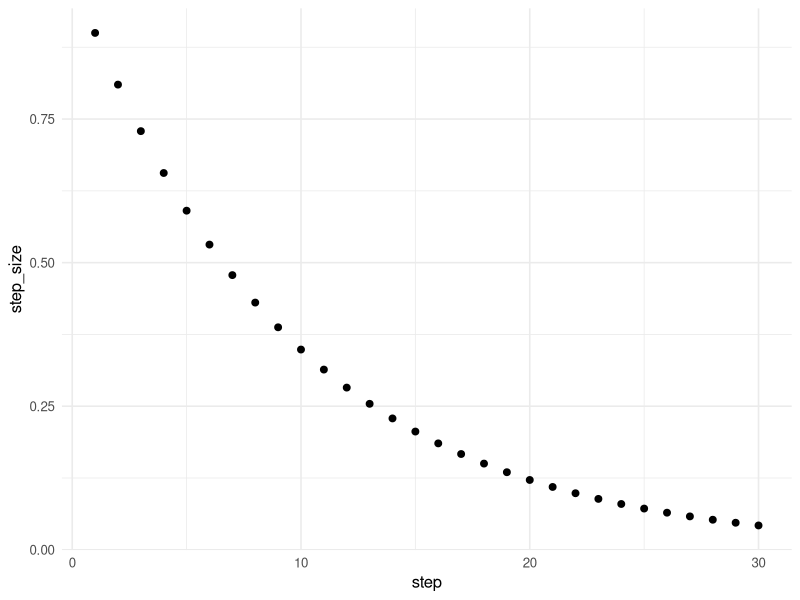
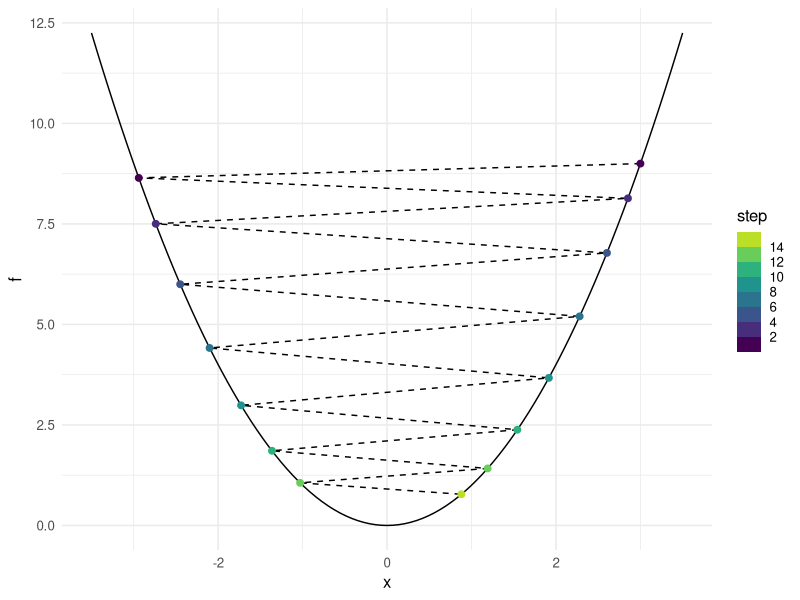
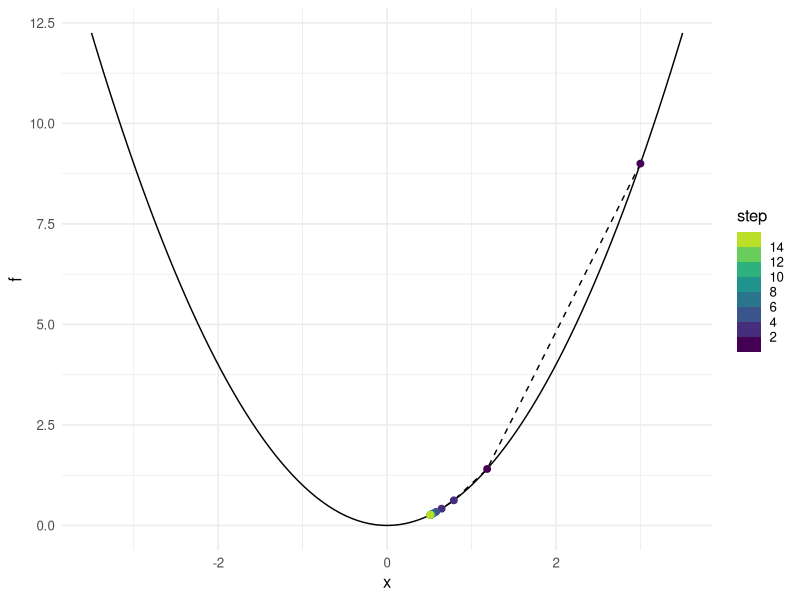
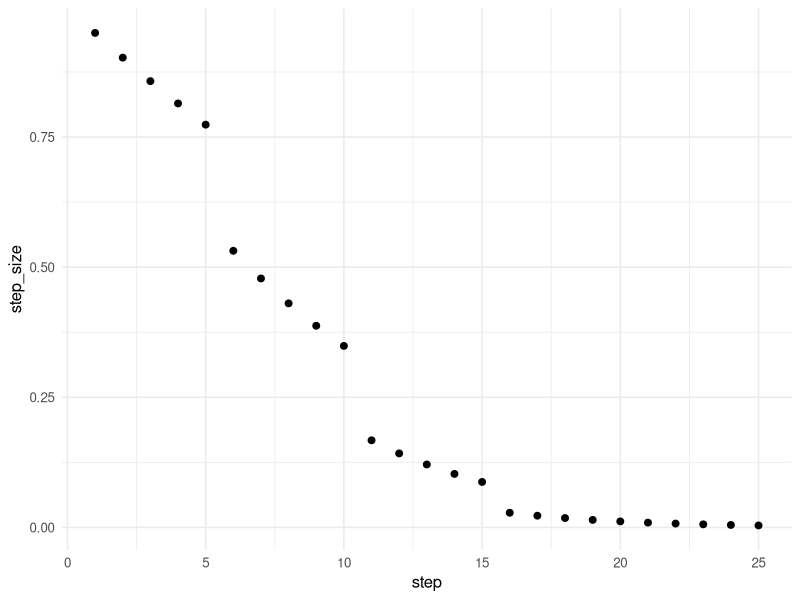
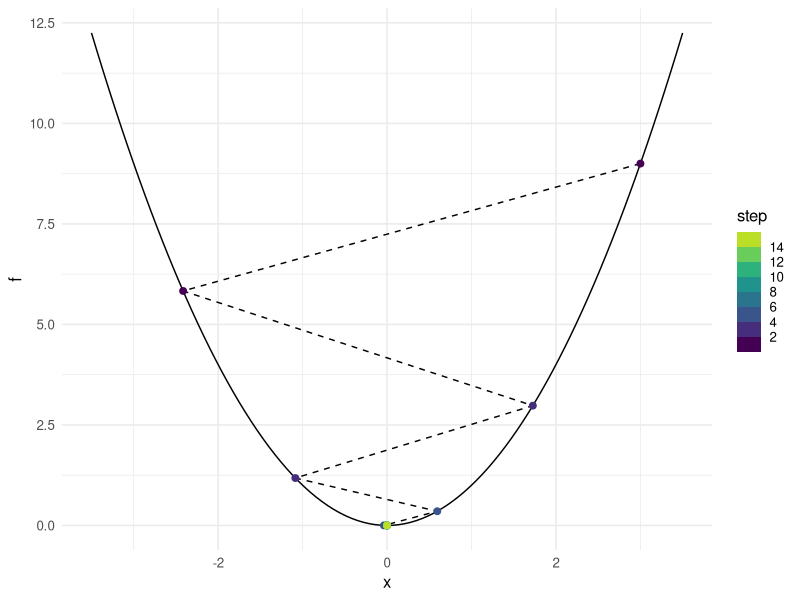
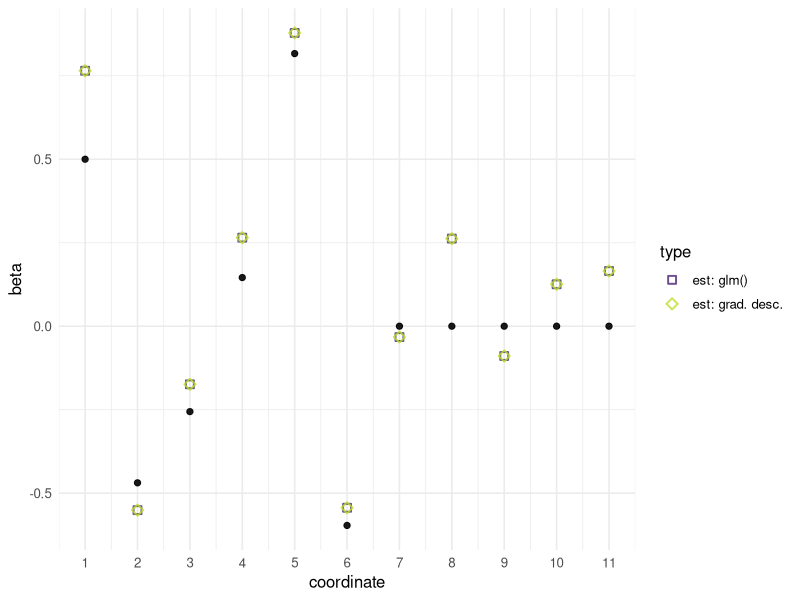
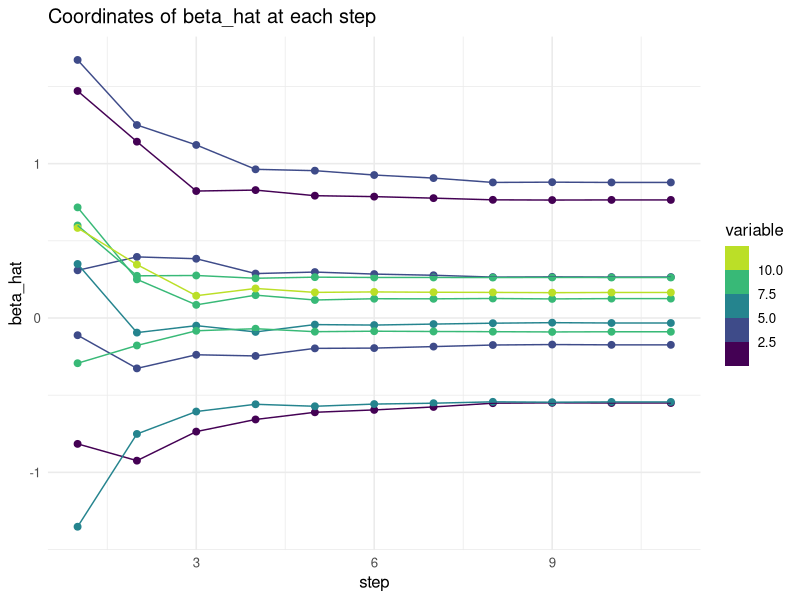
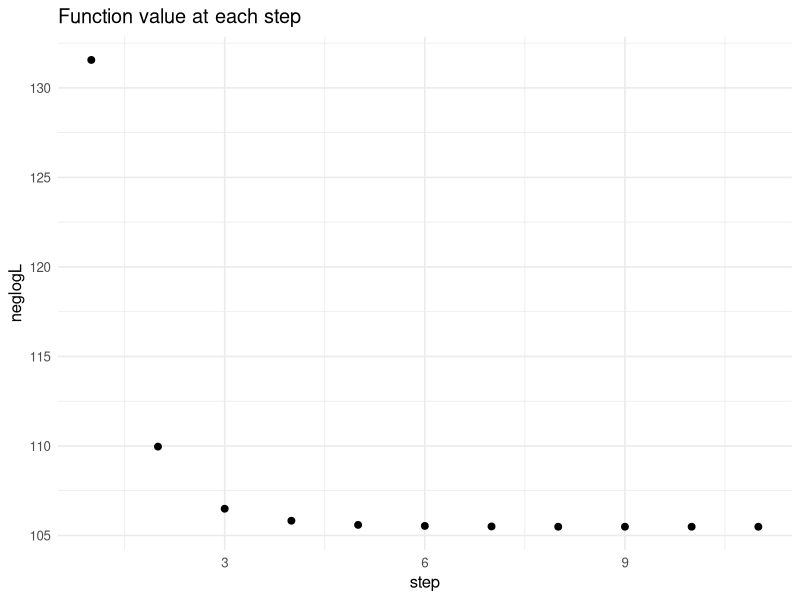

Here is the R script that generated these plots, in order:
## ---- chunk 1
library(tidyverse)
theme_set(theme_minimal(base_size = 12))
## ---- chunk 2
# Function to minimize
f <- function(x) x^4
# Derivative (because it's univariate)
grad_f <- function(x) 4 * x^3
xn <- 1 # starting point
fn <- f(xn)
step_size <- .1
for (step in 1:5) {
  # Update step
  xn <- xn - step_size * grad_f(xn)
  # Show results
  cat(paste0("At step ", step,
             ", xn = ", round(xn, 5),
             " and f(xn) = ", round(f(xn), 5)), "\n")
}
## ---- chunk 3
gamma <- .9
data.frame(step = 1:30) |> 
  mutate(step_size = gamma^step) |>
  ggplot(aes(x = step, y = step_size)) + geom_point(size = 2)
## ---- chunk 4
f <- function(x) x^2 # Function to optimize
grad_f <- function(x) 2 * x # Gradient of f
max_steps <- 15
x0 <- 3 # starting point
gamma <- .995
# ... (rest of the code not displayed)
## ---- chunk 5
# Tracking the path for plotting
xnext <- x0
algorithm_path <- 
  data.frame(step = 1:max_steps,
             x = numeric(max_steps),
             f = numeric(max_steps))
step <- 1
algorithm_path$x[step] <- xnext
algorithm_path$f[step] <- f(xnext)
# Main loop of gradient descent
while (step < max_steps) {
  xlast <- xnext
  step <- step + 1
  # Updating x, notice the step size
  xnext <- xlast - gamma^step * grad_f(xlast)
  # Tracking x and f(x) for plot
  algorithm_path$x[step] <- xnext
  algorithm_path$f[step] <- f(xnext)
}
## ---- chunk 6
ggplot() +
  xlim(-x0 -.5, x0 +.5) +
  # Show f(x)
  geom_function(fun = f) + 
  # Show alg. path
 geom_path(aes(x, f), linetype = "dashed",
    data = algorithm_path) + 
 geom_point(aes(x, f, color = step),
    data = algorithm_path, size = 2) +
  scale_color_binned(type = "viridis", n.breaks = 8, end = .9)
## ---- chunk 7
gamma <- .55
## ---- chunk 8
algorithm_path <- 
  data.frame(step = 1:max_steps,
             x = numeric(max_steps),
             f = numeric(max_steps))
step <- 1
algorithm_path$x[step] <- x0
algorithm_path$f[step] <- f(x0)
while (step < max_steps) {
  xlast <- algorithm_path$x[step]
  step <- step + 1
  xnext <- xlast - gamma^step * grad_f(xlast)
  algorithm_path$x[step] <- xnext
  algorithm_path$f[step] <- f(xnext)
}
ggplot() +
  xlim(-x0 -.5, x0 +.5) +
  geom_function(fun = f) + 
 geom_path(aes(x, f), linetype = "dashed",
    data = algorithm_path) + 
 geom_point(aes(x, f, color = step),
    data = algorithm_path, size = 2) +
  scale_color_binned(type = "viridis", n.breaks = 8, end = .9)
## ---- chunk 9
grad_f(xnext) # numerically close to zero?
## ---- chunk 10
gamma^step * grad_f(xnext)
## ---- chunk 11
gamma <- c(rep(.95, 5), rep(.9, 5), rep(.85, 5), rep(.8, 10))
data.frame(step = 1:25, gamma = gamma) |> 
  mutate(step_size = gamma^step) |>
  ggplot(aes(x = step, y = step_size)) + geom_point(size = 2)
## ---- chunk 12
# Tracking the path for plotting
algorithm_path <- 
  data.frame(step = 1:max_steps,
             x = numeric(max_steps),
             f = numeric(max_steps))
step <- 1
algorithm_path$x[step] <- x0
algorithm_path$f[step] <- f(x0)
# Main loop of gradient descent
while (step < max_steps) {
  xlast <- algorithm_path$x[step]
  step <- step + 1
  # Updating x, notice the step size
  xnext <- xlast - gamma[step]^step * grad_f(xlast)
  # Tracking x and f(x) for plot
  algorithm_path$x[step] <- xnext
  algorithm_path$f[step] <- f(xnext)
}
# Plot results
ggplot() +
  xlim(-x0-.5, x0+.5) +
  # Show f(x)
  geom_function(fun = f) + 
  # Show alg. path
 geom_path(aes(x, f), linetype = "dashed",
    data = algorithm_path) + 
 geom_point(aes(x, f, color = step),
    data = algorithm_path, size = 2) +
  scale_color_binned(type = "viridis", n.breaks = 8, end = .9)
## ---- chunk 13
# See e.g. lecture slides 
neglogL <- function(X, Y, beta) {
  Xbeta <- X %*% beta
  expXbeta <- exp(-Xbeta)
  exp_ratio <- 1/(1+expXbeta)
  -sum(Y * log(exp_ratio) + (1-Y) * log(1-exp_ratio))
}
## ---- chunk 14
# Note: This value of h is chosen to be
# on the order of magnitude of the cube-root
# of .Machine$double.eps, which helps avoid
# some numerical approximation errors
numeric_grad <- function(X, Y, beta, h = 1e-06) {
  # Approximate each coordinate of the gradient
  numerator <- sapply(1:length(beta), function(j) {
    H <- rep(0, length(beta))
    H[j] <- h # step in each coordinate j
    neglogL(X, Y, beta + H) - neglogL(X, Y, beta - H)
  })
  numerator / (2*h)
}
## ---- chunk 15
# Setting parameters
set.seed(1)
# Try changing some parameters
n <- 200
p <- 10
sparsity <- p/2
nonzero_beta <- runif(sparsity, min = -1, max = 1)
# or, e.g. rep(1, sparsity), runif(sparsity, min = -1, max = 1)
true_beta <- c(.5, nonzero_beta, rep(0, p - sparsity))
## ---- chunk 16
# Generating simulated data
X <- cbind(rep(1, n), matrix(rnorm(n*p), nrow = n))
mu <- X %*% true_beta
px <- exp(mu)/(1+exp(mu))
Y <- rbinom(n, 1, prob = px)
train_ld <- data.frame(y = as.factor(Y), x = X)
fit_glm <- glm(Y ~ X-1, family = "binomial")
# to compare with our results later
## ---- chunk 17
max_steps <- 50 # try ~3 for comparison
beta_prev2 <- rnorm(ncol(X)) # random start
#beta_prev2 <- c(mean(Y), cor(X[,-1], Y)) # "warm" start
grad_prev2 <- numeric_grad(X, Y, beta_prev2)
beta_prev1 <- beta_prev2 + 0.1 * grad_prev2 / sqrt(sum(grad_prev2^2)) #some ascending update
grad_prev1 <- numeric_grad(X, Y, beta_prev1)
previous_loss <- neglogL(X, Y, beta_prev2)
next_loss <- neglogL(X, Y, beta_prev1)
steps <- 1
## ---- chunk 18
# Store coefficient path
beta_mat <- rbind(beta_prev2,
                  beta_prev1,
                  matrix(0, nrow = max_steps - 1, ncol = ncol(X)))
rownames(beta_mat) <- NULL
beta_path <- data.frame(step = 0:max_steps,
                        neglogL = c(previous_loss, next_loss, rep(0, max_steps - 1)),
                        b = beta_mat) |>
  rename_with(~str_remove(.x, 'b.'))
## ---- chunk 19
tol <- 1e-5
while (abs(previous_loss - next_loss) > tol) {
  # Compute BB step size
  grad_diff <- grad_prev1 - grad_prev2
  step_BB <- abs(sum((beta_prev1 - beta_prev2) * grad_diff)) / sum(grad_diff^2)
  beta_prev2 <- beta_prev1 # for the (n+1)-th step, beta_{n} becomes beta_{n-1}
  
  # Update step
  beta_prev1 <- beta_prev1 - step_BB * grad_prev1 # update the newest parameter
  
  # Shift previous steps
  grad_prev2 <- grad_prev1
  grad_prev1 <- numeric_grad(X, Y, beta_prev1)  
  previous_loss <- next_loss
  next_loss <- neglogL(X, Y, beta_prev1)
  
  # Print beta values and loss for the first 5 steps
  if (steps <= 5) {
    cat("Step ", steps, ":\n")
    cat("Beta_prev2: ", beta_prev2, "\n")
    cat("Beta_prev1: ", beta_prev1, "\n")
    cat("Loss: ", next_loss, "\n\n")
  }
  
  # Print loss every 5 steps, track path, control loop
  if (round(steps / 5) == steps / 5) print(previous_loss)
  steps <- steps + 1
  beta_path[steps, 2] <- next_loss
  beta_path[steps, 3:ncol(beta_path)] <- beta_prev1
  if (steps > max_steps) break
}
## ---- chunk 20
steps - 1 # not counting starting point
## ---- chunk 21
beta_plot_df <- data.frame(
  coordinate = 1:11,
  beta = c(true_beta, fit_glm |> coef(), beta_prev1),
  type = c(rep("true beta", p+1), rep("est: glm()", p+1), rep("est: grad. desc.", p+1)))

beta_plot_df |>
  filter(type != "true beta") |>
  ggplot(aes(coordinate, beta, color = type)) +
  geom_point(alpha = .8, size = 2, stroke = 1, aes(shape = type)) +
  scale_shape_manual(values = c(0, 5)) +
  geom_point(size = 1.8, color = "black", alpha = .9, data = beta_plot_df |> filter(type == "true beta")) +
  scale_color_viridis_d(begin = .1, end = .9, direction = 1) +
  scale_x_continuous(breaks = 1:11)
## ---- chunk 22
beta_path <- beta_path[1:steps, ]
beta_long <- beta_path[-1, ] |>
  pivot_longer(cols = num_range("", 1:(p+1)),
               names_to = "variable",
               values_to = "beta_hat") |>
  mutate(variable = as.numeric(variable))
beta_long |>
  ggplot(aes(x = step,
             y = beta_hat,
             group = variable,
             color = variable)) +
  geom_point(size = 2) + 
  geom_line() + 
  scale_color_viridis_b(end = .9) +
  ggtitle("Coordinates of beta_hat at each step")
## ---- chunk 23
beta_path[-1, ] |>
  ggplot(aes(step, neglogL)) +
  geom_point(size = 2) +
  scale_x_continuous(breaks = (1:4) * floor(steps/4)) +
  ggtitle("Function value at each step")
## ---- chunk 24
distances <- sapply(2:steps, function(step) {
 sqrt(sum((beta_path[step, -c(1:2)] - beta_path[step-1, -c(1:2)])^2))
})
data.frame(step = 1:length(distances),
           distance = distances) |>
  ggplot(aes(step, distance)) + 
  scale_x_continuous(breaks = (1:4) * floor(steps/4)) +
  geom_point(size = 2) + ggtitle("Euclidean distance traversed per update")
## ---- chunk 25
set.seed(1) # comment/uncomment/change this
n <- 100
p <- 400
X <- matrix(rnorm(n*p), nrow = n)
beta <- rpois(p, lambda = 1.5)
SGD_starting_beta <- rnorm(p) # generate once
#beta <- sample(c(-1, 0, 0, 1), p, replace = TRUE)
sigma <- 2
y <- X %*% beta + rnorm(n, sd = sigma)
# sparsity level
sum(beta != 0)
## ---- chunk 26
# Loss function
least_squares_loss <- function(x, y, beta) {
  residuals <- y - x %*% beta
  sum(residuals^2)
}
## ---- chunk 27
# Gradient of the loss function
least_squares_gradient <- function(x, y, beta) {
  residuals <- y - x %*% beta
  -2 * t(x) %*% residuals
}
## ---- chunk 28
batch_size <- 10
batch_indices <- sample(1:nrow(X), batch_size)
X_batch <- X[batch_indices, , drop = FALSE]
y_batch <- y[batch_indices]
gradient_batch <- least_squares_gradient(X_batch, y_batch, SGD_starting_beta)
dim(X_batch)
length(y_batch)
dim(gradient_batch)
## ---- chunk 29
epochs <- 40 # decrease for early stopping?
batch_size <- 8 # for batch SGD
gamma <- 0.9
beta_hat <- SGD_starting_beta # generated once above
#beta_hat <- rnorm(p) # random start
num_batches <- ceiling(n/batch_size)
steps <- epochs * num_batches
SGD_path <- data.frame(step = 1:steps,
                       epoch = numeric(steps),
                       gamma = numeric(steps),
                       loss = numeric(steps),
                       MSE = numeric(steps),
                       beta_hat_norm = numeric(steps),
                       gradient_norm = numeric(steps))
start_time <- Sys.time()
step <- 1
for (epoch in 1:epochs) {
  # Pass over sample in a random order each time
  shuffled_indices <- sample(1:n, n, replace = TRUE)
  
  for (batch in 1:num_batches) {
    batch_start <- 1 + batch_size * (batch - 1)
    batch_end <- min(batch_size * batch, nrow(X))
    batch_indices <- shuffled_indices[batch_start:batch_end]
   # Mini-batch
    X_batch <- X[batch_indices, , drop = FALSE]
    y_batch <- y[batch_indices]
    # Update beta_hat
   gradient_batch <- least_squares_gradient(X_batch, y_batch, beta_hat)
   gradient_norm <- sqrt(sum(gradient_batch^2))
   beta_hat <- beta_hat - gamma^epoch * gradient_batch / (1e-8 + gradient_norm)
   LS_loss <- least_squares_loss(X, y, beta_hat)

  # Store algorithm path information
  SGD_path[step, ] <- c(step,
                        epoch,
                        gamma^epoch,
                        LS_loss,
                        mean((beta_hat - beta)^2),
                        sqrt(sum(beta_hat^2)),
                        gradient_norm)
  step <- step + 1
  }
}

print(Sys.time() - start_time)
## ---- chunk 30
SGD_epoch <- SGD_path |>
  select(-step) |>
  group_by(epoch) |>
  summarize(across(where(is.numeric), mean))
SGD_epoch |>
  ggplot(aes(epoch, gamma)) + geom_point() +
  ylab("gamma^epoch")
SGD_epoch |>
  ggplot(aes(epoch, loss)) + geom_point() +
  ylab("Loss") + scale_y_log10()
SGD_epoch |>
  ggplot(aes(epoch, MSE)) + geom_point() +
  ylab("MSE(beta_hat)")
SGD_epoch |>
  ggplot(aes(epoch, beta_hat_norm)) + geom_point() +
  ylab("norm(beta_hat)")
SGD_epoch |>
  ggplot(aes(epoch, gradient_norm)) + geom_point() +
  ylab("norm(gradient)")
## ---- chunk 31
SGD_path |>
  ggplot(aes(step, gamma)) + geom_point() +
  ylab("gamma^epoch")
SGD_path |>
  ggplot(aes(step, loss)) + geom_point() +
  ylab("Loss") + scale_y_log10()
SGD_path |>
  ggplot(aes(step, MSE)) + geom_point() +
  ylab("MSE(beta_hat)")
SGD_path |>
  ggplot(aes(step, beta_hat_norm)) + geom_point() +
  ylab("norm(beta_hat)")
SGD_path |>
  ggplot(aes(step, gradient_norm)) + geom_point() +
  ylab("norm(gradient)")
## ---- chunk 32
data.frame(
  coordinate = c(1:p, 1:p),
  estimate = c(rep("initial", p), rep("final", p)),
  error = c(beta - SGD_starting_beta, beta - beta_hat)
) |>
  ggplot(aes(error^2, fill = estimate)) +
  geom_density(alpha = .7) +
  scale_fill_viridis_d()
## ---- chunk 33
# From algorithm starting point to end point
sqrt(sum((beta_hat - SGD_starting_beta)^2))
# From starting point to true beta
sqrt(sum((beta - SGD_starting_beta)^2))
# From end point to true beta
sqrt(sum((beta - beta_hat)^2))
## ---- chunk 34
set.seed(123) 

n <- 500

# Generate Feature1 and Feature2 for Class 0
feature1_class0 <- rnorm(n, mean = 2, sd = 1)
feature2_class0 <- rnorm(n, mean = 2, sd = 1)

# Generate Feature1 and Feature2 for Class 1
feature1_class1 <- rnorm(n, mean = 4, sd = 1)
feature2_class1 <- rnorm(n, mean = 4, sd = 1)

# Combine into data frames
data_class0 <- data.frame(
  Feature1 = feature1_class0,
  Feature2 = feature2_class0,
  Class = 0
)

data_class1 <- data.frame(
  Feature1 = feature1_class1,
  Feature2 = feature2_class1,
  Class = 1
)

# Combine both classes into one dataset
data <- rbind(data_class0, data_class1)

# Introduce some overlap by adding noise
data$Feature1 <- data$Feature1 + rnorm(nrow(data), mean = 0, sd = 0.5)
data$Feature2 <- data$Feature2 + rnorm(nrow(data), mean = 0, sd = 0.5)

# Shuffle the dataset
data <- data[sample(nrow(data)), ]
ggplot(data, aes(x = Feature1, y = Feature2, color = factor(Class))) +
  geom_point(alpha = 0.7) +
  labs(title = "Simulated Binary Classification Dataset",
       x = "Feature 1",
       y = "Feature 2",
       color = "Class") +
  theme_minimal()

## ---- chunk 35
train_proportion <- 0.8
train_indices <- sample(1:nrow(data), size = train_proportion * nrow(data))

# Create training and testing sets
train_data <- data[train_indices, ]
test_data <- data[-train_indices, ]
## ---- chunk 36
batch_size = 32

sigmoid <- function(z) {
  1 / (1 + exp(-z))
}

BCE_loss <- function(y_true, y_pred) {
  -mean(y_true*log(y_pred)+(1-y_true)*log(1-y_pred))
}

logistic_gradient <- function(y_true, y_pred, X){
  -colMeans( (y_true-y_pred)*X )
}

sgd_logistic_regression <- function(train_data, lr = 0.01, epochs = 100) {
  X <- as.matrix(train_data[, c("Feature1", "Feature2")])
  y <- train_data$Class
  
  # Add intercept term
  X <- cbind(Intercept = 1, X)
  
  # Initialize weights
  beta_hat <- rep(0, ncol(X))
  
  n <- nrow(X)
  
  loss_history <- numeric(epochs)
  
  num_batches <- ceiling(n/batch_size)
  
  for (epoch in 1:epochs) {
    shuffled_indices <- sample(1:n, n, replace = TRUE)
    
    for (batch in 1:num_batches) {
    batch_start <- 1 + batch_size * (batch - 1)
    batch_end <- min(batch_size * batch, nrow(X))
    batch_indices <- shuffled_indices[batch_start:batch_end]
   # Mini-batch
    X_batch <- X[batch_indices, , drop = FALSE]
    y_batch <- y[batch_indices]
    z_batch <- X_batch %*% beta_hat
    y_hat <- as.vector(sigmoid(z_batch))

    # Update beta_hat
    gradient_batch <- logistic_gradient(y_batch, y_hat, X_batch)
    gradient_norm <- sqrt(sum(gradient_batch^2))
    beta_hat <- beta_hat - lr * gradient_batch / (1e-8 + gradient_norm)
    entropy_loss <- BCE_loss(y_batch, y_hat)
      
  }

    if (epoch %% 10 == 0 || epoch == 1) {
      cat("Epoch:", epoch, "- Loss:", round(entropy_loss, 4), "\n")
    }
  }
  
  return(list(weights = beta_hat, loss_history = loss_history))
}

# Train the model
result <- sgd_logistic_regression(train_data, lr = 0.1, epochs = 100)
final_weights <- result$weights
loss_history <- result$loss_history

# Display final weights
cat("Final Weights:\n")
print(final_weights)
## ---- chunk 37
X_test <- as.matrix(test_data[, c("Feature1", "Feature2")])
y_test <- test_data$Class

# Add intercept term
X_test <- cbind(Intercept = 1, X_test)

# Compute predictions
z_test <- X_test %*% final_weights
y_hat_test <- sigmoid(z_test)
predictions_test <- ifelse(y_hat_test >= 0.5, 1, 0)

# Calculate accuracy
accuracy_test <- mean(predictions_test == y_test)

beta0 <- final_weights[1]
beta1 <- final_weights[2]
beta2 <- final_weights[3]

# Define decision boundary function
decision_boundary <- function(x1) {
  -(beta0 + beta1 * x1) / beta2
}

x1_vals <- seq(min(train_data$Feature1) - 1, max(train_data$Feature1) + 1, length.out = 100)
x2_vals <- decision_boundary(x1_vals)
ggplot(test_data, aes(x = Feature1, y = Feature2, color = factor(Class))) +
  geom_point(alpha = 0.7) +
  # Add the decision boundary using a separate data frame
  geom_line(data = data.frame(Feature1 = x1_vals, Feature2 = x2_vals), 
            aes(x = Feature1, y = Feature2), 
            color = "black", size = 1) +
  labs(title = "Decision Boundary on Testing Data",
       x = "Feature 1",
       y = "Feature 2",
       color = "Class") +
  theme_minimal()
